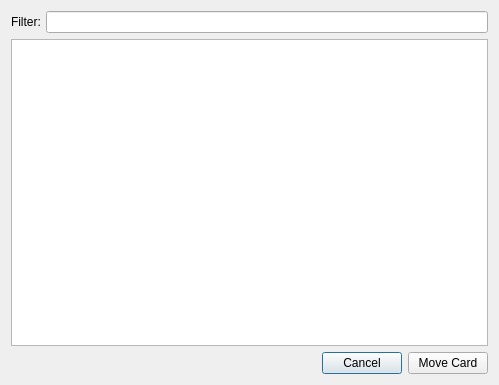
<?xml version="1.0" encoding="UTF-8"?>
<ui version="4.0">
 <class>Dialog</class>
 <widget class="QDialog" name="Dialog">
  <property name="geometry">
   <rect>
    <x>0</x>
    <y>0</y>
    <width>499</width>
    <height>385</height>
   </rect>
  </property>
  <property name="windowTitle">
   <string>Dialog</string>
  </property>
  <layout class="QHBoxLayout" name="horizontalLayout_3">
   <item>
    <layout class="QVBoxLayout" name="verticalLayout">
     <item>
      <layout class="QHBoxLayout" name="horizontalLayout">
       <property name="spacing">
        <number>5</number>
       </property>
       <item>
        <widget class="QLabel" name="label">
         <property name="text">
          <string>Filter:</string>
         </property>
        </widget>
       </item>
       <item>
        <widget class="QLineEdit" name="filterlineedit"/>
       </item>
      </layout>
     </item>
     <item>
      <widget class="QListView" name="deckslist">
       <property name="editTriggers">
        <set>QAbstractItemView::NoEditTriggers</set>
       </property>
      </widget>
     </item>
     <item>
      <layout class="QHBoxLayout" name="horizontalLayout_2">
       <item>
        <spacer name="horizontalSpacer">
         <property name="orientation">
          <enum>Qt::Horizontal</enum>
         </property>
         <property name="sizeHint" stdset="0">
          <size>
           <width>40</width>
           <height>20</height>
          </size>
         </property>
        </spacer>
       </item>
       <item>
        <widget class="QPushButton" name="cancelbutton">
         <property name="text">
          <string>Cancel</string>
         </property>
        </widget>
       </item>
       <item>
        <widget class="QPushButton" name="movebutton">
         <property name="text">
          <string>Move Card</string>
         </property>
        </widget>
       </item>
      </layout>
     </item>
    </layout>
   </item>
  </layout>
 </widget>
 <resources/>
 <connections/>
</ui>
